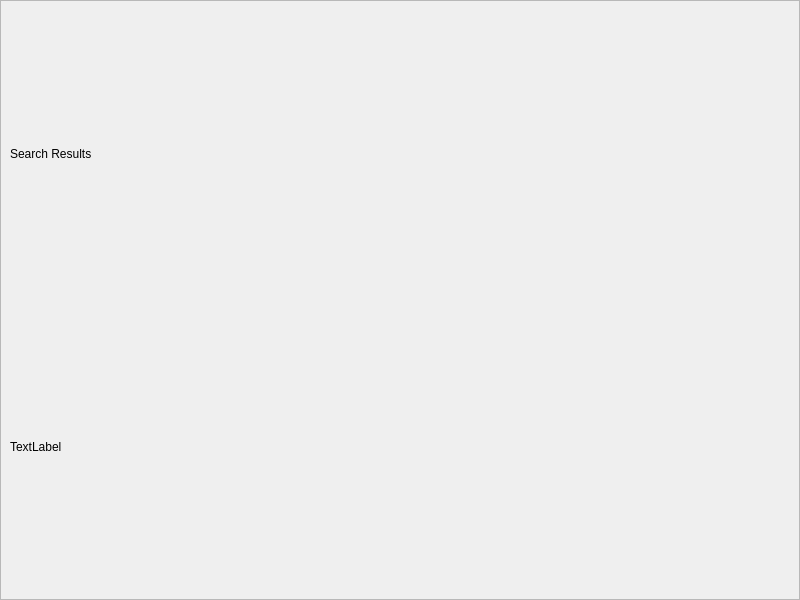
<?xml version="1.0" encoding="UTF-8"?>
<ui version="4.0">
 <class>SearchResultsWidget</class>
 <widget class="QWidget" name="SearchResultsWidget">
  <property name="geometry">
   <rect>
    <x>0</x>
    <y>0</y>
    <width>800</width>
    <height>600</height>
   </rect>
  </property>
  <property name="windowTitle">
   <string>SearchResults</string>
  </property>
  <layout class="QVBoxLayout" name="verticalLayout">
   <property name="spacing">
    <number>0</number>
   </property>
   <property name="leftMargin">
    <number>0</number>
   </property>
   <property name="topMargin">
    <number>0</number>
   </property>
   <property name="rightMargin">
    <number>0</number>
   </property>
   <property name="bottomMargin">
    <number>0</number>
   </property>
   <item>
    <widget class="QScrollArea" name="SearchResultsScrollArea">
     <property name="widgetResizable">
      <bool>true</bool>
     </property>
     <widget class="QWidget" name="scrollAreaWidgetContents">
      <property name="geometry">
       <rect>
        <x>0</x>
        <y>0</y>
        <width>798</width>
        <height>598</height>
       </rect>
      </property>
      <layout class="QVBoxLayout" name="verticalLayout_2">
       <item>
        <widget class="QLabel" name="label">
         <property name="text">
          <string>Search Results</string>
         </property>
        </widget>
       </item>
       <item>
        <widget class="QLabel" name="results_label">
         <property name="text">
          <string>TextLabel</string>
         </property>
        </widget>
       </item>
      </layout>
     </widget>
    </widget>
   </item>
  </layout>
 </widget>
 <resources/>
 <connections/>
</ui>
